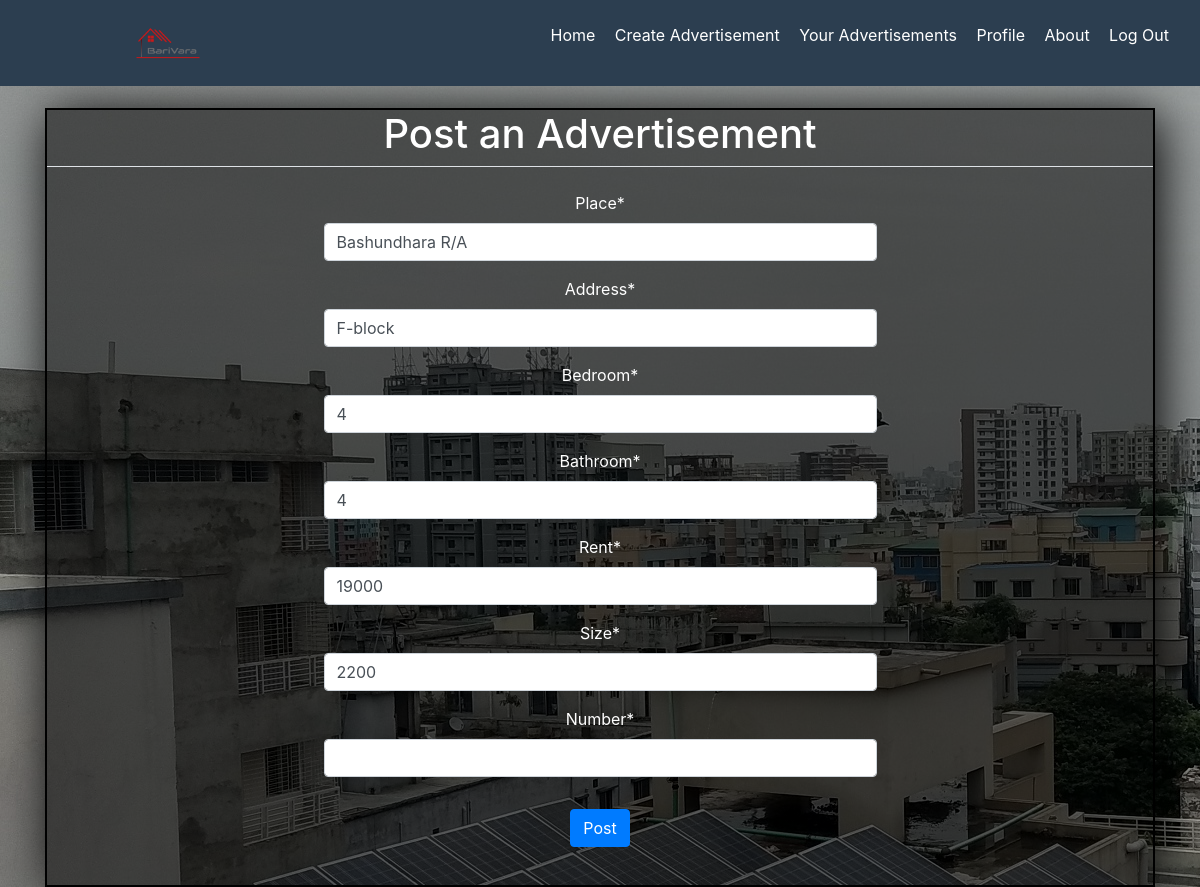
Screenshot of /BariVara/advertisements/18/update (signed in) with the database file from the repository.
### BariVara/models.py (models this page shows, shortened)
class advertisements(models.Model):
    place=models.CharField(max_length=30)
    address=models.CharField(max_length=50)
    bedroom=models.PositiveSmallIntegerField()
    bathroom=models.PositiveSmallIntegerField()
    rent=models.PositiveIntegerField()
    size=models.PositiveIntegerField()
    date_posted=models.DateTimeField(default=timezone.now)
    owner= models.ForeignKey(User,on_delete=models.CASCADE)
    number=models.PositiveIntegerField(null=True)

### BariVara/views.py (the view, shortened to what this page needs)
# urls.py: path('advertisements/<int:pk>/update',AdvertisementUpdateView.as_view() , name='advertisement_update'),
class AdvertisementUpdateView(LoginRequiredMixin,UserPassesTestMixin,UpdateView):
    model= advertisements
    fields=['image','place','address','bedroom','bathroom','rent','size','number']
    def test_func(self):
        advertisements= self.get_object()
        if self.request.user == advertisements.owner:
            return True
        return False

### BariVara/templates/BariVara/advertisements_form.html (shortened to what this page needs)
{% extends "BariVara/Base.html"%}
{% block content %}
<div class="container">
    {% load crispy_forms_tags %}
    <div class="content-section">
        <form method="POST">
            <fieldset class="form-group" enctype="multipart/form-data">
                <legend class="border-bottom mb-4"><h1>Post an Advertisement</h1></legend>
                <div class="form-group">{{ form|crispy }}</div>
            </fieldset>
            <div class="form-group">
                <button class="btn btn btn-primary" type="submit"> Post </button>
            </div>
        </form>
    </div>
</div>
{% endblock content %}

### BariVara/templates/BariVara/Base.html (style rules this page uses)
body { background-color: #2C3E50; background:linear-gradient(rgba(0,0,0,.3),rgba(0,0,0,.3)),url('/BariVara/static/BariVara/City0.jpg') no-repeat; }

### BariVara/templates/BariVara/advertisements_form.html (style rules this page uses)
.container form { margin-top: 2%; height: auto; top: 50%; left: 50%; box-sizing: border-box; border: 2px solid black; text-align: center; color:white; box-shadow: 5px 5px 50px #000; padding-bottom: 2%; background-color: rgba(0, 0, 0, 0.5); }
.container form input { width: 50%; margin-left: 25%; }

### rows the page displays
advertisements: place "Bashundhara R/A", address "F-block", bedroom "4", bathroom "4", rent "19000", size "2200"
